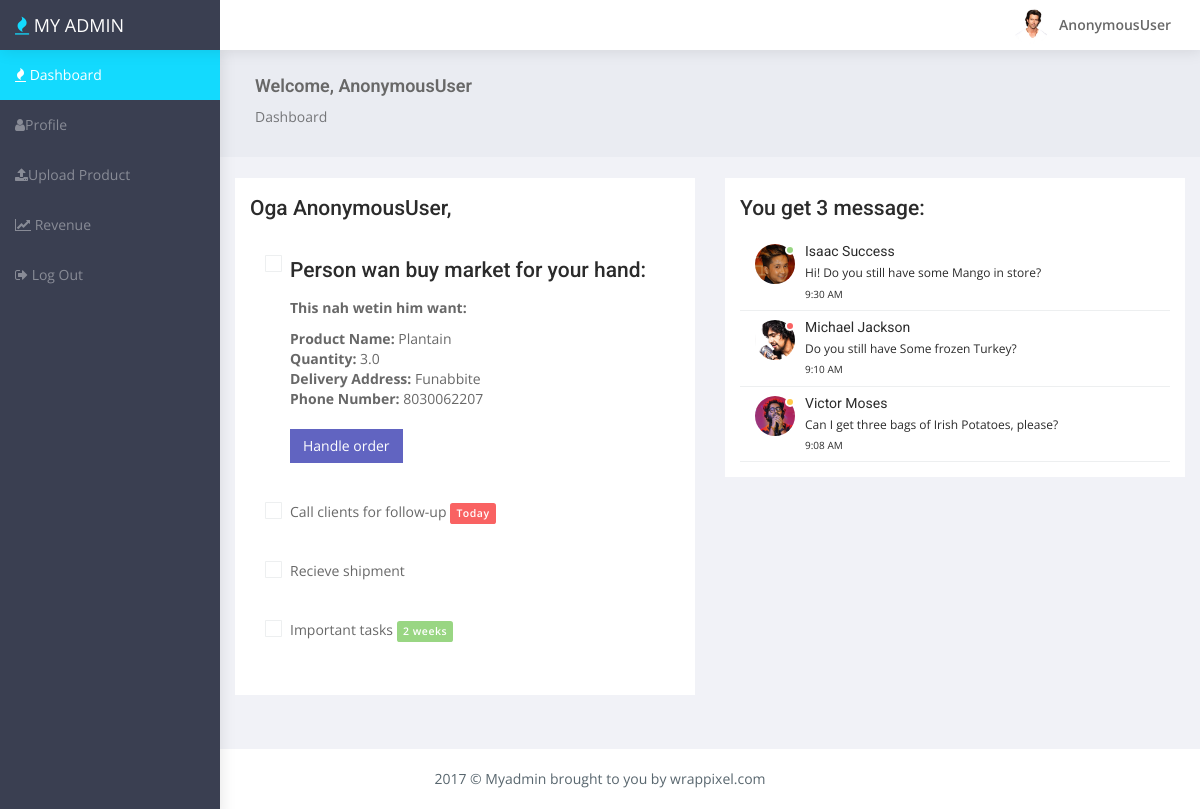
/posts/dashboard/, run on the app's committed database.
### posts/models.py (models this page shows, shortened)
class SendQuotes(models.Model):
	name_of_product = models.CharField(max_length=200)
	qty_of_product = models.FloatField()
	delivery_address = models.CharField(max_length = 500)
	phone_number = models.IntegerField()

### posts/views.py (the view)
def farmer_dashboard(request):
	queryset = SendQuotes.objects.filter(id=1)
	context = {
	"object_list": queryset,
	'user': request.user,
	}
	return render(request, "trialdb.html", context)

### templates/trialdb.html (shortened to what this page needs)
{% load staticfiles %}
<!DOCTYPE html>
<html lang="en">
<head>
    <link rel="stylesheet" type="text/css" href="https://cdnjs.cloudflare.com/ajax/libs/font-awesome/4.7.0/css/font-awesome.css">
    <link href="{% static 'css/secdashboard/bootstrap.min.css' %}" rel="stylesheet">
    <link href="{% static 'css/secdashboard/metisMenu.min.css' %}" rel="stylesheet">
    <link href="{% static 'css/secdashboard/morris.css' %}" rel="stylesheet">
    <link href="{% static 'css/secdashboard/style.css' %}" rel="stylesheet">
</head>
<body>
    <div id="wrapper">
        <nav class="navbar navbar-default navbar-static-top" style="margin-bottom: 0">
            <div class="navbar-header"> <a class="navbar-toggle hidden-sm hidden-md hidden-lg " href="javascript:void(0)" data-toggle="collapse" data-target=".navbar-collapse"></a>
                <div class="top-left-part"><a class="logo" href="index.html"><i class="fa fa-fire" aria-hidden="true"></i>&nbsp;<span class="hidden-xs">My Admin</span></a></div>
                <ul class="nav navbar-top-links navbar-right pull-right">
                    <li>
                        <a class="profile-pic" href="#"> <img src="{% static 'img/hritik.jpg' %}" alt="user-img" width="36" class="img-circle"><b class="hidden-xs">{{ user }}</b> </a>
                    </li>
                </ul>
            </div>
        </nav>
        <div class="navbar-default sidebar nicescroll" role="navigation">
            <div class="sidebar-nav navbar-collapse ">
                <ul class="nav" id="side-menu">
                    <li>
                        <a href="/posts/dashboard" class="waves-effect"><i class="fa fa-fire" aria-hidden="true"></i> Dashboard</a>
                    </li>
                    <li>
                        <a href="#" class="waves-effect"><i class="fa fa-user" aria-hidden="true"></i>Profile</a>
                    </li>
                    <li>
                        <a href="/posts/create/" class="waves-effect"><i class="fa fa-upload" aria-hidden="true"></i>Upload Product</a>
                    </li>
                    <li>
                        <a href="/posts/sales_chart/" class="waves-effect"><i class="fa fa-line-chart"></i> Revenue</a>
                    </li>
                    <li>
                        <a href="/posts/logout/" class="waves-effect"><i class="fa fa-sign-out"></i> Log Out</a>
                    </li>
                </ul>
            </div>
        </div>
        <div id="page-wrapper">
            <div class="container-fluid">
                <div class="row bg-title">
                    <div class="col-lg-12">
                        <h4 class="page-title">Welcome, {{ user }}</h4>
                        <ol class="breadcrumb">
                            <li><a href="#">Dashboard</a></li>
                        </ol>
                    </div>
                </div>
                <div class="row">
                    <div class="col-md-12 col-lg-12 col-sm-12">
                    </div>
                </div>
                <div class="row">
                    <div class="col-md-6 col-xs-12 col-sm-12">
                        <div class="white-box">
                            <h3>Oga {{ user }}, </h3>
                            <ul class="list-task list-group" data-role="tasklist">
                            {% for obj in object_list %}
                                <li class="list-group-item" data-role="task">
                                    <div class="checkbox checkbox-info">
                                        <label for="inputSchedule"> <span>
                          <h3>Person wan buy market for your hand: </h3>
                          <p style="font-weight: bold;">This nah wetin him want: </p>
                          <strong>Product Name: </strong>{{ obj.name_of_product }}<br>
                          <strong>Quantity: </strong>{{ obj.qty_of_product }}<br>
                          <strong>Delivery Address: </strong>{{ obj.delivery_address }}<br>
                          <strong>Phone Number: </strong>{{ obj.phone_number }}<br>
                          <br>
                          <a href="#" class="btn btn-primary">Handle order</a>
                        {% endfor %}
                                        </span> </label>
                                    </div>
                                </li>
                                <li class="list-group-item" data-role="task">
                                    <div class="checkbox checkbox-info">
                                        <label for="inputCall"> <span>Call clients for follow-up</span> <span class="label label-danger">Today</span> </label>
                                    </div>
                                </li>
                                <li class="list-group-item" data-role="task">
                                    <div class="checkbox checkbox-info">
                                        <label for="inputRecieve"> <span>Recieve shipment</span> </label>
                                    </div>
                                </li>
                                <li class="list-group-item" data-role="task">
                                    <div class="checkbox checkbox-info">
                                        <label for="inputForward2"> <span>Important tasks</span> <span class="label label-success">2 weeks</span> </label>
                                    </div>
                                </li>
                            </ul>
                        </div>
                    </div>
                    <div class="col-md-6 col-xs-12 col-sm-12">
                        <div class="white-box">
                            <h3>You get 3 message: </h3>
                            <div class="message-center">
                                <a href="#">
                                    <div class="user-img">
                                        <img src="{% static 'img/pawandeep.jpg' %}" alt="user" class="img-circle"> <span class="profile-status online pull-right"></span>
                                    </div>
                                    <div class="mail-contnet">
                                        <h5>Isaac Success</h5>
                                        <span class="mail-desc">Hi! Do you still have some Mango in store?</span> <span class="time">9:30 AM</span>
                                    </div>
                                </a>
                                <a href="#">
                                    <div class="user-img"> <img src="{% static 'img/sonu.jpg' %}" alt="user" class="img-circle"> <span class="profile-status busy pull-right"></span> </div>
                                    <div class="mail-contnet">
                                        <h5>Michael Jackson</h5>
                                        <span class="mail-desc">Do you still have Some frozen Turkey?</span> <span class="time">9:10 AM</span>
                                    </div>
                                </a>
                                <a href="#">
                                    <div class="user-img"> <img src="{% static 'img/arijit.jpg' %}" alt="user" class="img-circle"> <span class="profile-status away pull-right"></span> </div>
                                    <div class="mail-contnet">
                                        <h5>Victor Moses</h5>
                                        <span class="mail-desc">Can I get three bags of Irish Potatoes, please?</span> <span class="time">9:08 AM</span>
                                    </div>
                                </a>
                            </div>
                        </div>
                    </div>
                </div>
            </div>
        </div>
        <footer class="footer text-center"> 2017 &copy; Myadmin brought to you by wrappixel.com </footer>
    </div>
</body>
</html>

### static/css/secdashboard/style.css (style rules this page uses)
* { outline:0!important }
body { background:#3a3f51;font-family:'Open Sans',sans-serif;margin:0;overflow-x:hidden;color:#686868 }
html { position:relative;min-height:100%;background:#f1f2f7 }
h1,h2,h3,h4,h5,h6 { color:#2b2b2b;font-family:Roboto,sans-serif;margin:10px 0;font-weight:300 }
h3 { line-height:30px;font-size:21px }
h4 { line-height:22px;font-size:18px }
h5 { font-size:16px;font-size:14px }
p { line-height:1.6 }
b { font-weight:600 }
label { font-weight:600 }
.label { font-weight:600;letter-spacing:.05em;padding:.3em .6em }
.label-success { background-color:#99d683 }
.label-danger { background-color:#f96262 }
.btn { border-radius:0 }
.list-group-item,.list-group-item:first-child { border-radius:0;border:0 }
#wrapper { width:100% }
#page-wrapper { padding:0 0 60px;min-height:568px;background:#f1f2f7 }
.footer { background:#fff;color:#58666e;left:0;padding:20px 30px;position:absolute;right:0 }
.bg-title { background:#eaecf2;overflow:hidden;padding:15px 20px 10px;margin-bottom:20px }
.bg-title h4 { color:#686868;font-weight:600 }
.bg-title .breadcrumb { background:0 0;padding:0 }
.bg-title .breadcrumb a { color:rgba(0,0,0,.5) }
.bg-title .breadcrumb .active,.logo i { color:#13dafe }
.top-left-part { width:220px;float:left;background:#3a3f51 }
.top-left-part a { color:#fff;font-size:18px;line-height:50px;padding-left:15px;text-transform:uppercase }
.navbar-header { width:100%;background:#fff;border:0 }
.navbar-default { border:0;box-shadow:1px 1px 15px rgba(0,0,0,.1) }
.navbar-top-links { margin-right:0 }
.navbar-top-links>li { float:left }
.navbar-top-links li:last-child { margin-right:15px }
.navbar-top-links>li>a { color:#686868;padding:0 14px;line-height:50px;min-height:50px }
.profile-pic { padding:0 20px;line-height:50px }
.profile-pic img { margin-right:10px }
.btn-primary { background:#6164c1;border:1px solid #6164c1 }
.white-box { background:#fff;padding:15px;margin-bottom:20px }
.white-box h3 { margin:0 0 12px;font-weight:500 }
.waves-effect { position:relative;cursor:pointer;display:inline-block;overflow:hidden;-webkit-user-select:none;-moz-user-select:none;-ms-user-select:none;user-select:none;-webkit-tap-highlight-color:transparent }
.checkbox { padding-left:20px }
.checkbox label { display:inline-block;padding-left:5px;position:relative }
.checkbox label::before { -o-transition:.3s ease-in-out;-webkit-transition:.3s ease-in-out;background-color:#fff;border-radius:1px;border:1px solid rgba(120,130,140,.13);content:"";display:inline-block;height:17px;left:0;margin-left:-20px;position:absolute;transition:.3s ease-in-out;width:17px;outline:0!important }
.checkbox label::after { color:#2b2b2b;display:inline-block;font-size:11px;height:16px;left:0;margin-left:-20px;padding-left:3px;padding-top:1px;position:absolute;top:0;width:16px }
.message-center a { border-bottom:1px solid rgba(120,130,140,.13);display:block;padding:9px 15px }
.message-center .user-img { width:40px;float:left;position:relative;margin:0 10px 15px 0 }
.message-center .user-img img { width:100% }
.message-center .user-img .profile-status { border:2px solid #fff;border-radius:50%;display:inline-block;height:10px;left:30px;position:absolute;top:1px;width:10px }
.message-center .user-img .online { background:#99d683 }
.message-center .user-img .busy { background:#f96262 }
.message-center .user-img .away,.message-center .user-img .offline { background:#ffca4a }
.message-center .mail-contnet h5 { margin:0;font-weight:400;text-overflow:ellipsis;overflow:hidden;white-space:nowrap }
.message-center .mail-contnet .mail-desc { font-size:12px;display:block;margin:5px 0;text-overflow:ellipsis;overflow:hidden;white-space:nowrap;color:#2b2b2b }
.message-center .mail-contnet .time { display:block;font-size:10px;color:#2b2b2b }
.list-group-item:last-child { border-radius:0;border:0 }
.sidebar { background:#3a3f51;overflow-y:auto }
.sidebar .sidebar-nav.navbar-collapse { padding-left:0;padding-right:0 }
#side-menu li a { color:rgba(255,255,255,.4) }
#side-menu>li>a { padding:15px 30px 15px 15px }
#side-menu>li>a.active { background-color:#13dafe;color:#fff }
@media (min-width:768px) { #page-wrapper { position:relative;margin:0 0 0 220px;transition:.5s ease-out;top:50px } }
@media (min-width:768px) { .navbar-default { position:fixed;width:100%;top:0 } }
@media (min-width:768px) { .sidebar { z-index:1;position:fixed;width:220px;top:50px;height:95%;transform:translate3d(0,0,0);transition:all .6s ease-out } }

### data on the page
SendQuotes: name_of_product "Plantain", qty_of_product "3.0", delivery_address "Funabbite", phone_number "8030062207"

### other printed values
{{ user }} "AnonymousUser"
